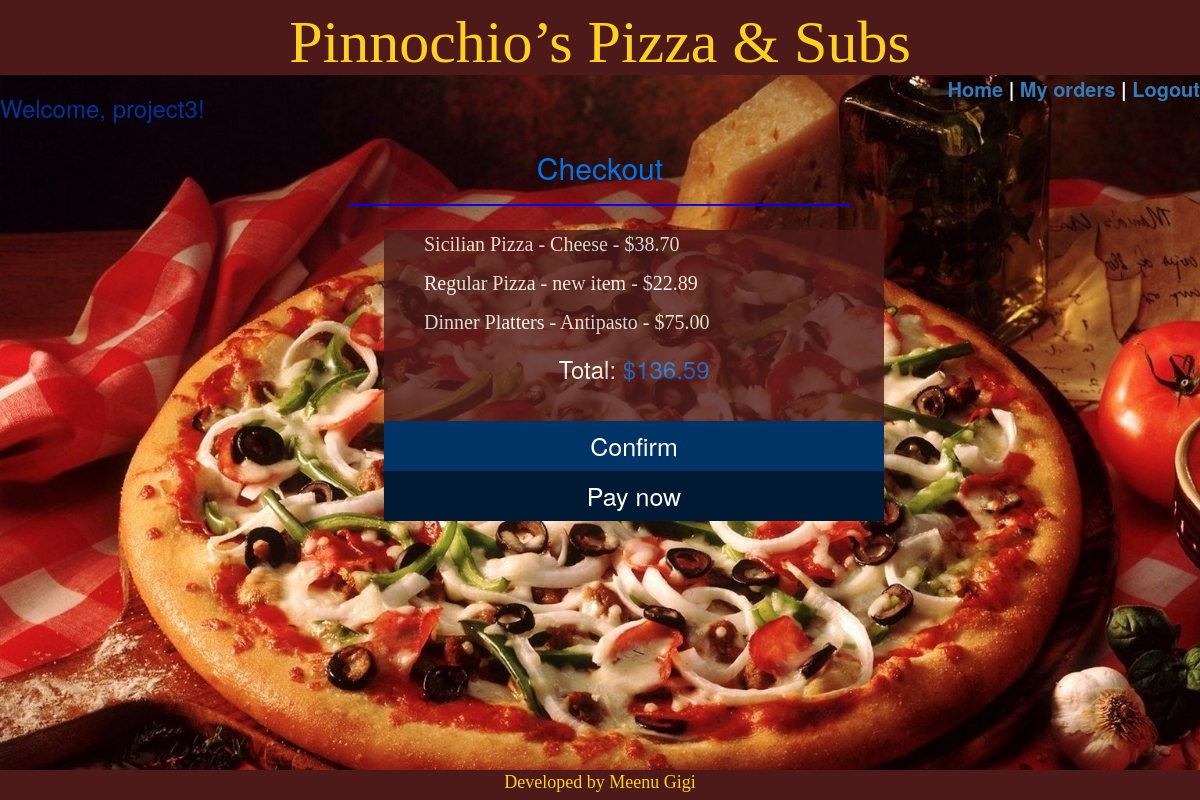
/confirmorder/ (signed in), run on the app's committed database.
### orders/models.py (models this page shows)
class Orderitem(models.Model):
    user=models.ForeignKey(User,on_delete=models.CASCADE)
    category=models.CharField(max_length=64,null=True)
    name=models.CharField(max_length=64)
    cost=models.DecimalField(max_digits=5,decimal_places=2, default=Decimal(0))
    def __str__(self):
    	return f"{self.category} - {self.name} - ${self.cost} "

### orders/views.py (the view)
# urls.py: path("confirmorder/", views.confirmorder, name="confirmorder"),
def confirmorder(request):
	context = {
		"Checkout":Orderitem.objects.filter(user=request.user),
		"Total":list(Orderitem.objects.filter(user=request.user).aggregate(Sum('cost')).values())[0],
		"user":request.user,
		"Toppingcost": 0.00,
	}
	return render(request, "confirmorder.html", context)

### orders/templates/confirmorder.html (shortened to what this page needs)
{% extends "layout.html" %}
{% block content %}
    {% load static %}
  <link rel="stylesheet" href="https://stackpath.bootstrapcdn.com/bootstrap/4.3.1/css/bootstrap.min.css">
  <link rel="stylesheet" href="https://maxcdn.bootstrapcdn.com/bootstrap/3.4.1/css/bootstrap.min.css">
	<body class="body">
 <h2 align="center"><font color="#0073e6"> Checkout </font></h2>
 <hr class="line">
<div id="confirm">
                {% for Checkout in Checkout %}
            <ul id="text"><li type="none">
              {{ Checkout }}</li></ul>
                {% endfor %}
 <h3 align="center">Total: <font color="#0073e6">${{ Total|floatformat:2 }}</font><br> </h3>
 </body>
<br>
<button id="button" class = "roll" type="submit" onclick="clickCounter()">Confirm</button>
<form action="/payment">
  <button class = "button" type="submit" name="clicked" id="clicked" onblur="validate()" disabled="true">Pay now</button>
</form>
{% endblock %}

### orders/templates/layout.html (shortened to what this page needs)
<!DOCTYPE html>
<html style="height:100%">
<head>
{% load static %}
    <link rel="stylesheet" type="text/css" href="{{ STATIC_URL }}myapp/style.css" />
    <link rel="stylesheet" href="https://maxcdn.bootstrapcdn.com/bootstrap/4.1.3/css/bootstrap.min.css">
        <link rel="stylesheet" href="https://stackpath.bootstrapcdn.com/bootstrap/4.2.1/css/bootstrap.min.css">
</head>
    </head>
    <body class="body">
<div id="header">
 Pinnochio’s Pizza & Subs
 </div>
<div id="one">
<div id="partone">
        {% if user.is_authenticated %}
 <b> <h3 class="user">Welcome, {{ user.username }}!</h3></b>
</div>
  <div id="parttwo">
    <b>   <a  href="{% url 'index' %}">Home</a> |</b>
 <b>   <a  href="{% url 'viewmyorders' %}">My orders</a> |</b>
  <b><a href="{% url 'logout' %}">Logout</a> </b>
        {% else %}
      <h4><font color="#000080">  You are not logged in </h4>
    <b> <a href="{% url 'login' %}">Login</a> </b>
        {% endif %}
</div>
</div>
<div id="footer">
  <p>Developed by Meenu Gigi</p>
</div>
  </body>
        {% block content %}
        {% endblock %}
</html>

### orders/static/myapp/style.css (style rules this page uses)
#button { width: 180px; height: 50px; font-size: 25px; background-color: #003366; color: white; border: none; }
hr.line { border: 1px solid blue; }

### orders/templates/confirmorder.html (style rules this page uses)
#confirm { width: 500px; margin-top: 2%; background-color: #4d1919; opacity: 0.8; color: white; margin-left: 32%; font-size: 20px; }
#button { width: 500px; height: 50px; font-size: 25px; background-color: #003366; color: white; border: none; margin-left: 32% }
.button { width: 500px; height: 50px; font-size: 25px; background-color: #001a33; color: white; border: none; margin-left: 32% }
#text { font-family: Comic Sans MS; }
hr.line { border: 1px solid blue; width: 500px; }

### data on the page
Orderitem: category+name+cost "Sicilian Pizza - Cheese - $38.70"
Orderitem: category+name+cost "Regular Pizza - new item - $22.89"
Orderitem: category+name+cost "Dinner Platters - Antipasto - $75.00"

### other printed values
{{ user.username }} "project3"
{{ Total|floatformat:2 }} "136.59"
